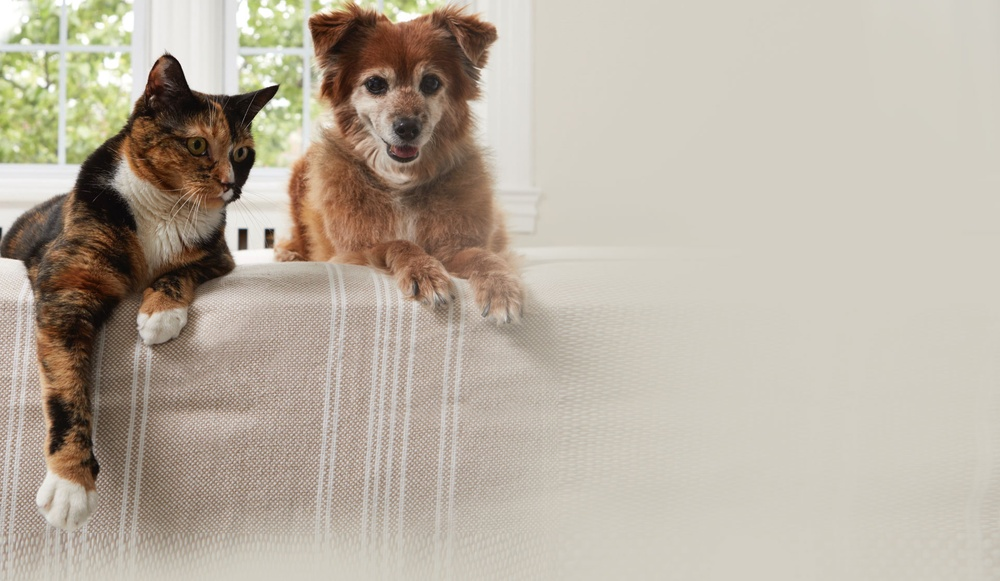
#> input picture images/animals/animal (1).jpg, 1000 x 581 px, shrunk from 1923 x 1118 before the run; its folder holds only this picture in this run
$ python data_augmentation.py
#> lines starting #> are read from the running program, lines starting #| are printed output that depends on the picture; after the words box and inside, x2 and y2 are one past the last pixel; in counts of white or black regions, pixels touching at a corner belong together
import os
import random
from scipy import ndarray

# image processing library
import skimage as sk
from skimage import transform
from skimage import util
from skimage import io


def random_rotation(image_array: ndarray):
    # pick a random degree of rotation between 25% on the left and 25% on the right
    random_degree = random.uniform(-25, 25)
    return sk.transform.rotate(image_array, random_degree)


def random_noise(image_array: ndarray):
    # add random noise to the image
    return sk.util.random_noise(image_array)


def horizontal_flip(image_array: ndarray):
    # horizontal flip doesn't need skimage, it's easy as flipping the image array of pixels !
    return image_array[:, ::-1]


# dictionary of the transformations we defined earlier
available_transformations = {
    'rotate': random_rotation,
    'noise': random_noise,
    'horizontal_flip': horizontal_flip
}

folder_path = 'images'

# how many image want to duplicate
num_files_desired = 10

# find all files paths from the folder
folders = ([name for name in os.listdir(folder_path)
            if os.path.isdir(os.path.join(folder_path, name))])

print(folders)

print("Done part 1")

for foldername in folders:
    foldername_path = os.path.join(folder_path, foldername)
    images = os.listdir(os.path.join(folder_path, foldername))
    images = [os.path.join(foldername_path, f) for f in os.listdir(foldername_path) if
              os.path.isfile(os.path.join(foldername_path, f))]

    print(images)
    cnt = len(images)
    total = num_files_desired - cnt
    print(foldername)
    print(cnt)
    print(total)

    num_generated_files = 0
    while num_generated_files < total:
        try:
            # random image from the folder
            image_path = random.choice(images)
            # read image as an two dimensional array of pixels
            image_to_transform = sk.io.imread(image_path)
#> image_to_transform is the input picture: shape (581, 1000, 3); mean R, G, B 185.4, 175.7, 161.7
            # random num of transformation to apply
            num_transformations_to_apply = random.randint(1, len(available_transformations))
            print("done part 2")

            num_transformations = 0
            transformed_image = None
            while num_transformations <= num_transformations_to_apply:
                # random transformation to apply for a single image
                key = random.choice(list(available_transformations))
                transformed_image = available_transformations[key](image_to_transform)
                num_transformations += 1
#> this loop made 3 passes
#> pass 1, `transformed_image = available_transformations[key](image_to_transform)`:
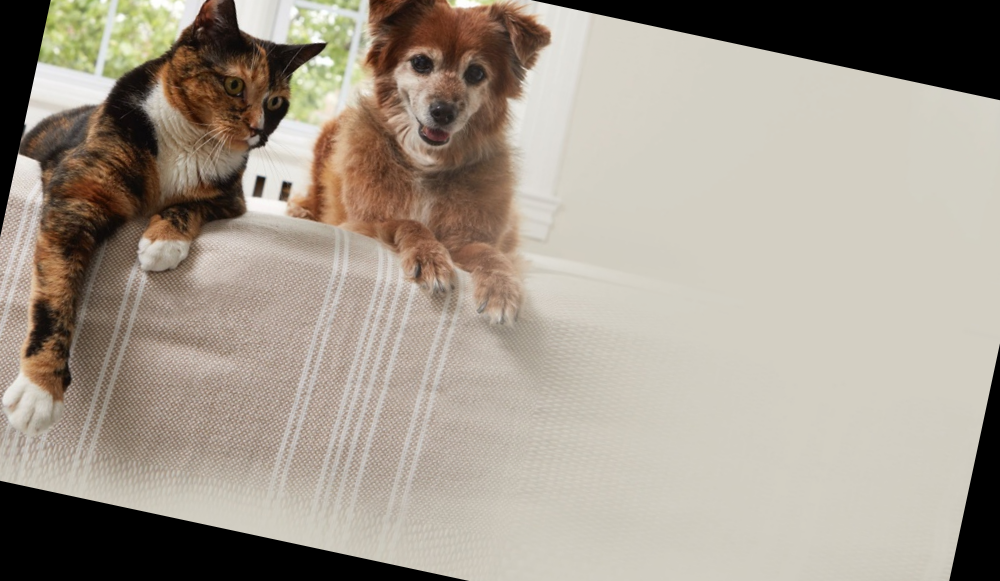
#> transformed_image: shape (581, 1000, 3) float64; mean R, G, B 0.645, 0.608, 0.56
#> pass 2, `transformed_image = available_transformations[key](image_to_transform)`:
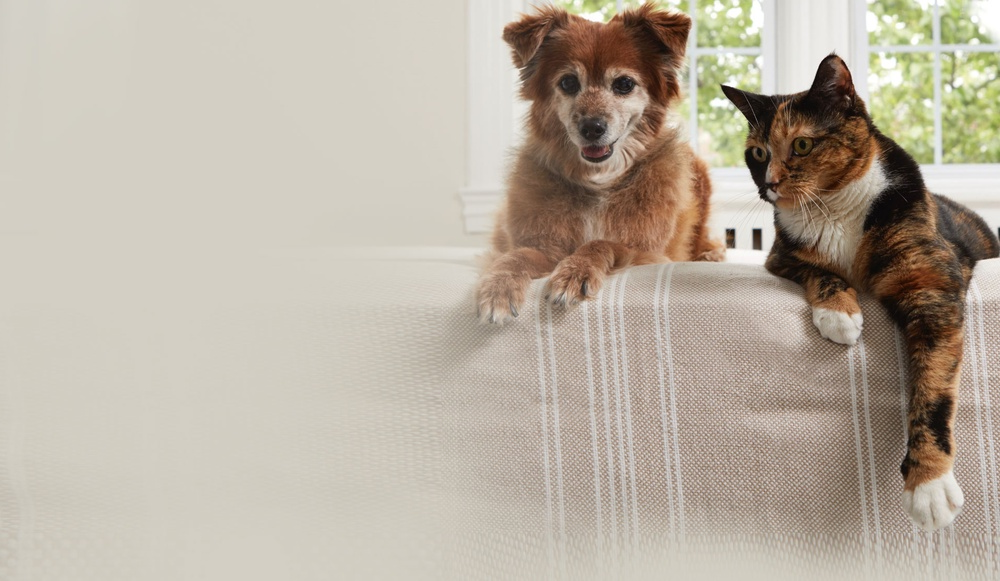
#> transformed_image: shape (581, 1000, 3); mean R, G, B 185.4, 175.7, 161.7
#> pass 3, `transformed_image = available_transformations[key](image_to_transform)`:
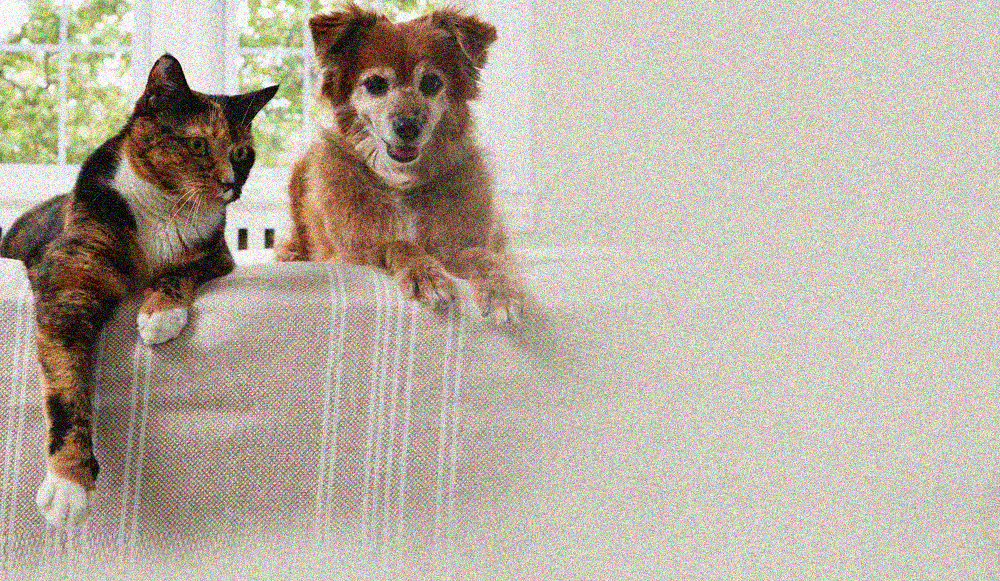
#> transformed_image: shape (581, 1000, 3) float64; mean R, G, B 0.725, 0.688, 0.634
#> after the loop, num_transformations = 3

            print("done part 3")

            new_file_path = '%s/augmented_image_%s.jpg' % (foldername_path, num_generated_files)

            # write image to the disk
            io.imsave(new_file_path, transformed_image)
            num_generated_files += 1

            print("done part 4")
        except Exception as e:
            print('Error', e)
            print('iamge cannot duplicate', image_path)
#> pass 2 of the loop `for foldername in folders:`:
#| ['images/words/blank_image.jpg']
#> cnt = 1
#> total = 9
#| 1
#| 9
#> image_path = 'images/words/blank_image.jpg'
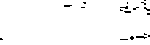
#> input picture images/words/blank_image.jpg, 150 x 45 px, shrunk from 288 x 86 before the run
#> image_to_transform is the input picture: shape (45, 150, 3); values 254 (black) and 255 (white), 97.9% white; black in thin lines or dots, all inside (x1, y1, x2, y2) = (0, 0, 150, 40)
#> num_transformations_to_apply = 2
#> the loop `while num_transformations <= num_transformations_to_apply:` made 3 passes
#> pass 1, `transformed_image = available_transformations[key](image_to_transform)`:
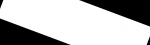
#> transformed_image: shape (45, 150, 3) float64; min 0, max 1, mean 0.717
#> pass 3, `transformed_image = available_transformations[key](image_to_transform)`:
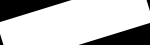
#> transformed_image: shape (45, 150, 3) float64; min 0, max 1, mean 0.76
#> after the loop `while num_transformations <= num_transformations_to_apply:`: num_transformations = 3
#> new_file_path = 'images/words/augmented_image_0.jpg'
#| iamge cannot duplicate images/words/blank_image.jpg
